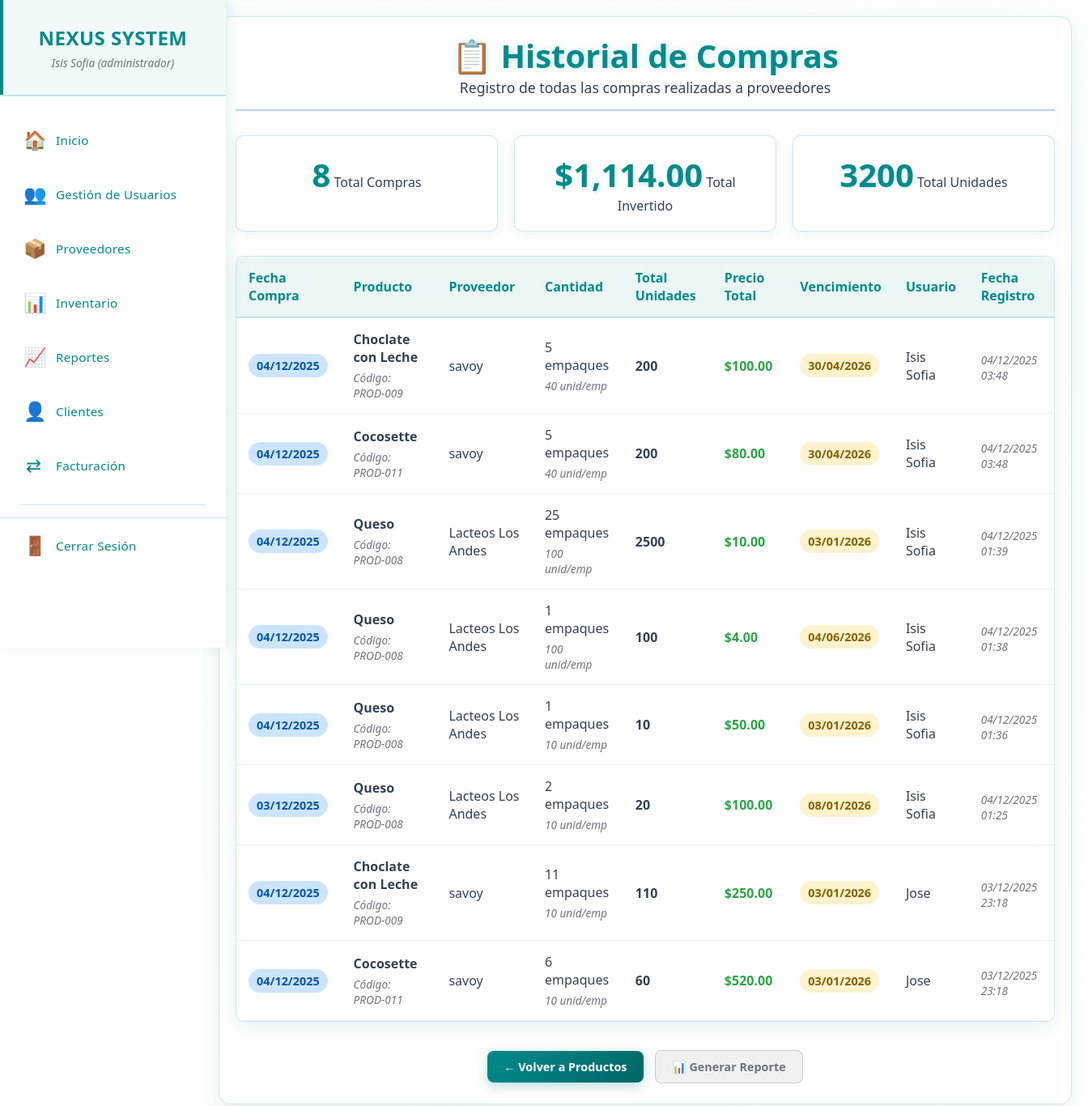
The page /historial_compras.php (signed in) on the database as committed earlier.
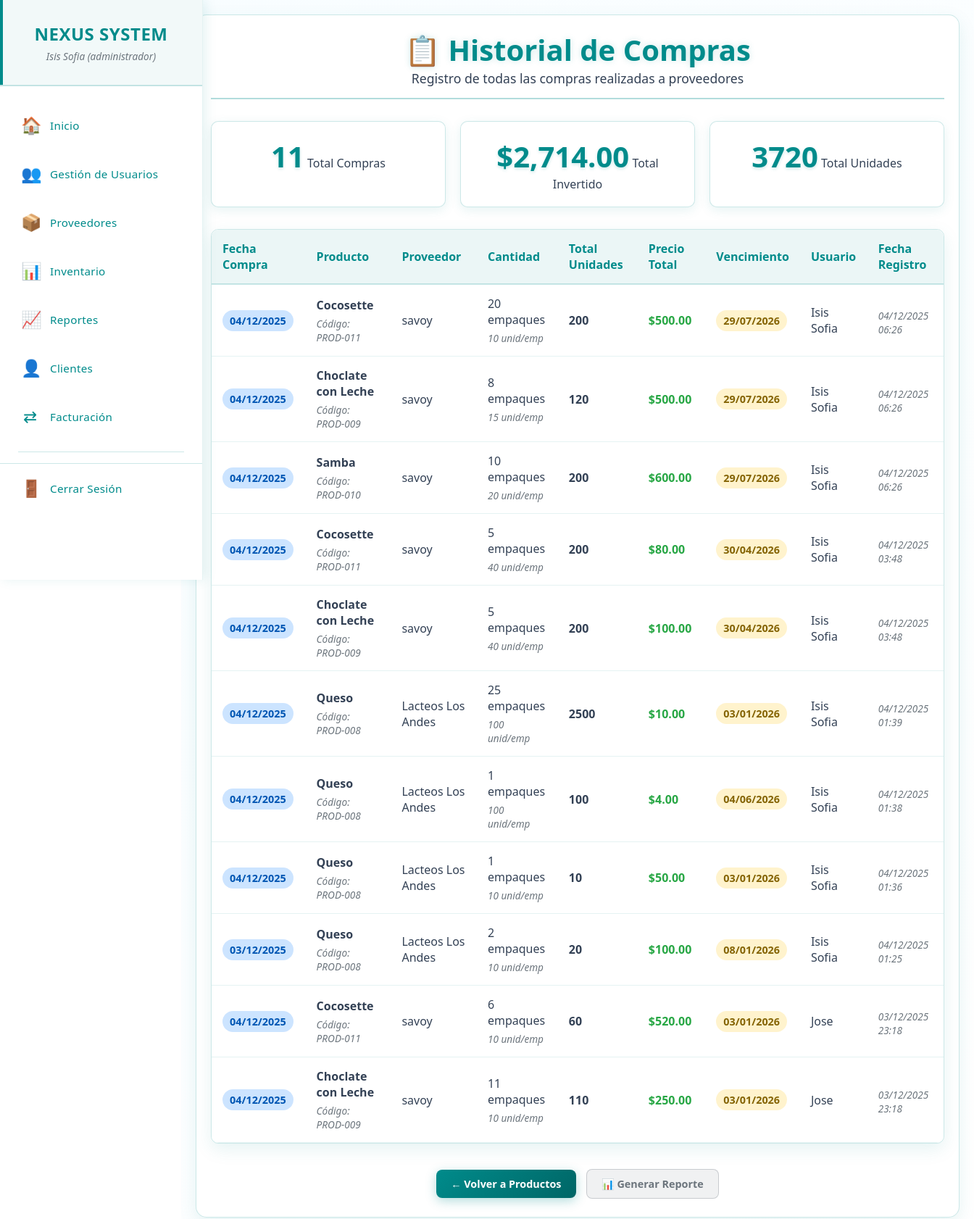
The same page on the database as committed later.
### tables this page shows
CREATE TABLE `historial_compras` (
  `id_historial` int(11) NOT NULL,
  `id_compra` int(11) NOT NULL,
  `id_producto_proveedor` int(11) NOT NULL,
  `cantidad_empaques` int(11) NOT NULL,
  `unidades_empaque` int(11) NOT NULL,
  `total_unidades` int(11) NOT NULL,
  `precio_total` decimal(10,2) NOT NULL,
  `fecha_compra` date NOT NULL,
  `fecha_vencimiento` date NOT NULL,
  `usuario_id` int(11) NOT NULL,
  `fecha_registro` timestamp NOT NULL DEFAULT current_timestamp()
);

CREATE TABLE `productos_proveedor` (
  `id_producto_proveedor` int(11) NOT NULL,
  `codigo_producto` varchar(50) NOT NULL,
  `nombre` varchar(255) NOT NULL,
  `id_categoria` int(11) NOT NULL,
  `id_subcategoria` int(11) DEFAULT NULL,
  `id_proveedor` int(11) NOT NULL,
  `precio_compra` decimal(10,2) NOT NULL,
  `unidad_medida` varchar(20) DEFAULT 'unidad',
  `fecha_compra` date DEFAULT NULL,
  `es_perecedero` tinyint(1) DEFAULT 0,
  `registro` timestamp NOT NULL DEFAULT current_timestamp(),
  `actualizacion` timestamp NOT NULL DEFAULT current_timestamp() ON UPDATE current_timestamp()
);

CREATE TABLE `proveedores` (
  `id_proveedor` int(11) NOT NULL,
  `nombres` varchar(255) NOT NULL,
  `nombre_comercial` varchar(255) NOT NULL,
  `rif` varchar(20) NOT NULL,
  `telefono` varchar(20) DEFAULT NULL,
  `email` varchar(100) DEFAULT NULL,
  `direccion` text DEFAULT NULL,
  `estado` enum('activo','inactivo') DEFAULT 'activo',
  `registro` timestamp NOT NULL DEFAULT current_timestamp(),
  `actualizacion` timestamp NOT NULL DEFAULT current_timestamp() ON UPDATE current_timestamp()
);

CREATE TABLE `usuario` (
  `id_usuario` int(11) NOT NULL,
  `usuario` varchar(50) NOT NULL,
  `nombre` varchar(100) NOT NULL,
  `apellido` varchar(100) NOT NULL,
  `contraseña` varchar(255) NOT NULL,
  `id_rol` int(11) NOT NULL,
  `activo` tinyint(1) DEFAULT 1
);

### permisos.php (called while the page is built, shortened)
<?php
class SistemaPermisos {
    private $permisos = [];
    public function __construct($permisosArray) {
        $this->permisos = $permisosArray;
    }
    public function puedeVer($modulo) {
        return isset($this->permisos[$modulo]['ver']) && $this->permisos[$modulo]['ver'];
    }
}
?>

### historial_compras.php (the view, shortened to what this page needs)
<?php
require_once 'menu.php';
require_once 'permisos.php';
try {
    $sql = "
        SELECT
            hc.*,
            pp.nombre as producto_nombre,
            pp.codigo_producto,
            p.nombre_comercial as proveedor_nombre,
            u.nombre as usuario_nombre
        FROM historial_compras hc
        JOIN productos_proveedor pp ON hc.id_producto_proveedor = pp.id_producto_proveedor
        JOIN proveedores p ON pp.id_proveedor = p.id_proveedor
        JOIN usuario u ON hc.usuario_id = u.id_usuario
        ORDER BY hc.fecha_registro DESC
    ";
    $stmt = $pdo->query($sql);
    $historial = $stmt->fetchAll(PDO::FETCH_ASSOC);
    $total_compras = count($historial);
    $total_invertido = array_sum(array_column($historial, 'precio_total'));
    $total_unidades = array_sum(array_column($historial, 'total_unidades'));
} catch (PDOException $e) {
    die("Error al consultar historial: " . $e->getMessage());
}
?>
<!DOCTYPE html>
<html lang="es">
<head>
    <link rel="stylesheet" href="css/proveedores.css">
</head>
<body>
   <main class="main-content">
        <div class="content-wrapper">
            <div class="container">
                <div class="header">
                    <h1>📋 Historial de Compras</h1>
                    <p>Registro de todas las compras realizadas a proveedores</p>
                </div>
                <div class="stats-container">
                    <div class="stat-card">
                        <span class="stat-number"><?php echo $total_compras; ?></span>
                        <span class="stat-label">Total Compras</span>
                    </div>
                    <div class="stat-card">
                        <span class="stat-number">$<?php echo number_format($total_invertido, 2); ?></span>
                        <span class="stat-label">Total Invertido</span>
                    </div>
                    <div class="stat-card">
                        <span class="stat-number"><?php echo $total_unidades; ?></span>
                        <span class="stat-label">Total Unidades</span>
                    </div>
                </div>
                <?php if ($total_compras > 0): ?>
                    <div class="table-container">
                        <table class="table">
                            <thead>
                                <tr>
                                    <th>Fecha Compra</th>
                                    <th>Producto</th>
                                    <th>Proveedor</th>
                                    <th>Cantidad</th>
                                    <th>Total Unidades</th>
                                    <th>Precio Total</th>
                                    <th>Vencimiento</th>
                                    <th>Usuario</th>
                                    <th>Fecha Registro</th>
                                </tr>
                            </thead>
                            <tbody>
                                <?php foreach ($historial as $row): ?>
                                    <tr>
                                        <td>
                                            <span class="badge badge-info">
                                                <?php echo date('d/m/Y', strtotime($row['fecha_compra'])); ?>
                                            </span>
                                        </td>
                                        <td>
                                            <strong><?php echo htmlspecialchars($row['producto_nombre']); ?></strong><br>
                                            <small>Código: <?php echo $row['codigo_producto']; ?></small>
                                        </td>
                                        <td><?php echo $row['proveedor_nombre']; ?></td>
                                        <td>
                                            <?php echo $row['cantidad_empaques']; ?> empaques<br>
                                            <small><?php echo $row['unidades_empaque']; ?> unid/emp</small>
                                        </td>
                                        <td style="font-weight: bold;">
                                            <?php echo $row['total_unidades']; ?>
                                        </td>
                                        <td style="font-weight: bold; color: #28a745;">
                                            $<?php echo number_format($row['precio_total'], 2); ?>
                                        </td>
                                        <td>
                                            <span class="badge badge-warning">
                                                <?php echo date('d/m/Y', strtotime($row['fecha_vencimiento'])); ?>
                                            </span>
                                        </td>
                                        <td><?php echo $row['usuario_nombre']; ?></td>
                                        <td>
                                            <small><?php echo date('d/m/Y H:i', strtotime($row['fecha_registro'])); ?></small>
                                        </td>
                                    </tr>
                                <?php endforeach; ?>
                            </tbody>
                        </table>
                    </div>
                <?php endif; ?>
                <div class="action-buttons">
                    <a href="productos_proveedores.php" class="btn btn-primary">← Volver a Productos</a>
                    <a href="reporte_compras.php" class="btn btn-secondary">📊 Generar Reporte</a>
                </div>
            </div>
        </div>
    </main>
</body>
</html>

### menu.php (shortened to what this page needs)
<?php
require_once 'permisos.php';
$sistemaPermisos = new SistemaPermisos($_SESSION['permisos']);
if (!isset($current_page)) {
    $current_page = basename($_SERVER['PHP_SELF']);
}
?>
<!DOCTYPE html>
<html lang="es">
<head>
    <link rel="stylesheet" href="css/menu.css">
</head>
<body>
    <div class="main-container">
        <nav class="sidebar">
            <div class="sidebar-header">
                <h2>NEXUS SYSTEM</h2>
                <div class="user-info">
                    <small><?php echo $_SESSION['nombre']; ?> (<?php echo $_SESSION['rol']; ?>)</small>
                </div>
            </div>
            <ul class="sidebar-menu">
                <li>
                    <a href="inicio.php" class="menu-item <?php echo $current_page == 'inicio.php' ? 'active' : ''; ?>">
                        <span class="menu-icon">🏠</span>
                        <span class="menu-text">Inicio</span>
                    </a>
                </li>
                <?php if ($sistemaPermisos->puedeVer('gestion_usuario')): ?>
                <li>
                    <a href="gestion_usuarios.php" class="menu-item <?php echo $current_page == 'gestion_usuarios.php' ? 'active' : ''; ?>">
                        <span class="menu-icon">👥</span>
                        <span class="menu-text">Gestión de Usuarios</span>
                    </a>
                </li>
                <?php endif; ?>
                <?php if ($sistemaPermisos->puedeVer('proveedores')): ?>
                <li>
                    <a href="proveedores.php" class="menu-item <?php echo $current_page == 'proveedores.php' ? 'active' : ''; ?>">
                        <span class="menu-icon">📦</span>
                        <span class="menu-text">Proveedores</span>
                    </a>
                </li>
                <?php endif; ?>
                <?php if ($sistemaPermisos->puedeVer('Inventario')): ?>
                <li>
                    <a href="productos.php" class="menu-item <?php echo $current_page == 'productos.php' ? 'active' : ''; ?>">
                        <span class="menu-icon">📊</span>
                        <span class="menu-text">Inventario</span>
                    </a>
                </li>
                <?php endif; ?>
                <?php if ($sistemaPermisos->puedeVer('reportes')): ?>
                <li>
                    <a href="reportes.php" class="menu-item <?php echo $current_page == 'reportes.php' ? 'active' : ''; ?>">
                        <span class="menu-icon">📈</span>
                        <span class="menu-text">Reportes</span>
                    </a>
                </li>
                <?php endif; ?>
                <?php if ($sistemaPermisos->puedeVer('clientes')): ?>
                <li>
                    <a href="clientes.php" class="menu-item <?php echo $current_page == 'clientes.php' ? 'active' : ''; ?>">
                        <span class="menu-icon">👤</span>
                        <span class="menu-text">Clientes</span>
                    </a>
                </li>
                <?php endif; ?>
                <li>
                    <a href="facturacion.php" class="menu-item <?php echo $current_page == 'facturacion.php' ? 'active' : ''; ?>">
                         <span class="menu-icon">⇄</span>
                        <span class="menu-text">Facturación</span>
                    </a>
                </li>
                <div class="menu-separator"></div>
                <li class="logout-item">
                    <a href="cerrar_sesion.php" class="menu-item">
                        <span class="menu-icon">🚪</span>
                        <span class="menu-text">Cerrar Sesión</span>
                    </a>
                </li>
            </ul>
        </nav>

### css/menu.css (style rules this page uses)
* { margin: 0; padding: 0; box-sizing: border-box; }
body { font-family: 'Segoe UI', Tahoma, Geneva, Verdana, sans-serif; background: #ffffff; color: #334155; overflow-x: hidden; }
.main-container { display: flex; min-height: 100vh; }
.sidebar { width: 280px; background: #ffffff; color: #008B8B; padding: 0; box-shadow: 4px 0 15px rgba(0, 139, 139, 0.1); position: fixed; height: 100vh; left: 0; top: 0; z-index: 1000; overflow-y: auto; border-right: 1px solid rgba(0, 139, 139, 0.1); }
.sidebar-header { padding: 30px 25px; text-align: center; border-bottom: 2px solid rgba(0, 139, 139, 0.2); margin-bottom: 20px; background: rgba(0, 139, 139, 0.05); position: relative; }
.sidebar-header::before { content: ''; position: absolute; top: 0; left: 0; width: 4px; height: 100%; background: #008B8B; }
.sidebar-header h2 { color: #008B8B; margin: 0; font-size: 1.5em; font-weight: 700; letter-spacing: 0.5px; }
.sidebar-menu { list-style: none; padding: 0; margin: 0; height: calc(100vh - 140px); overflow-y: auto; }
.sidebar-menu li { margin: 0; padding: 0; }
.menu-item { display: flex; align-items: center; padding: 18px 25px; color: #008B8B; text-decoration: none; transition: all 0.3s ease; border-left: 4px solid transparent; font-size: 1.1em; position: relative; }
.menu-icon { margin-right: 15px; font-size: 1.3em; width: 25px; text-align: center; transition: all 0.3s ease; color: #008B8B; }
.menu-text { font-size: 0.95rem; font-weight: 500; letter-spacing: 0.3px; color: #008B8B; }
.menu-separator { height: 1px; background: rgba(0, 139, 139, 0.2); margin: 15px 25px; }
.logout-item { margin-top: 30px; border-top: 1px solid rgba(0, 139, 139, 0.2); padding-top: 15px; }
.logout-item .menu-item { color: #008B8B; }
.main-content { flex: 1; margin-left: 280px; padding: 30px; background: #ffffff; min-height: 100vh; }

Rows that differ between the two databases and show on the page:
added historial_compras: fecha_compra "04/12/2025", id_producto_proveedor.nombre "Cocosette", id_producto_proveedor.codigo_producto "PROD-011", proveedores.nombre_comercial "savoy", cantidad_empaques "20", unidades_empaque "10", total_unidades "200", precio_total "500.00", fecha_vencimiento "29/07/2026", usuario.nombre "Isis Sofia", fecha_registro "04/12/2025 06:26"
added historial_compras: fecha_compra "04/12/2025", id_producto_proveedor.nombre "Choclate con Leche", id_producto_proveedor.codigo_producto "PROD-009", proveedores.nombre_comercial "savoy", cantidad_empaques "8", unidades_empaque "15", total_unidades "120", precio_total "500.00", fecha_vencimiento "29/07/2026", usuario.nombre "Isis Sofia", fecha_registro "04/12/2025 06:26"
added historial_compras: fecha_compra "04/12/2025", id_producto_proveedor.nombre "Samba", id_producto_proveedor.codigo_producto "PROD-010", proveedores.nombre_comercial "savoy", cantidad_empaques "10", unidades_empaque "20", total_unidades "200", precio_total "600.00", fecha_vencimiento "29/07/2026", usuario.nombre "Isis Sofia", fecha_registro "04/12/2025 06:26"
shown differently, row unchanged: historial_compras (number 4 of 11 on the later page): moves up the list
shown differently, row unchanged: historial_compras (number 10 of 11 on the later page): moves up the list
Other text that changed with them:
$total_compras: "8" → "11"
$total_invertido: "1,114.00" → "2,714.00"
$total_unidades: "3200" → "3720"
